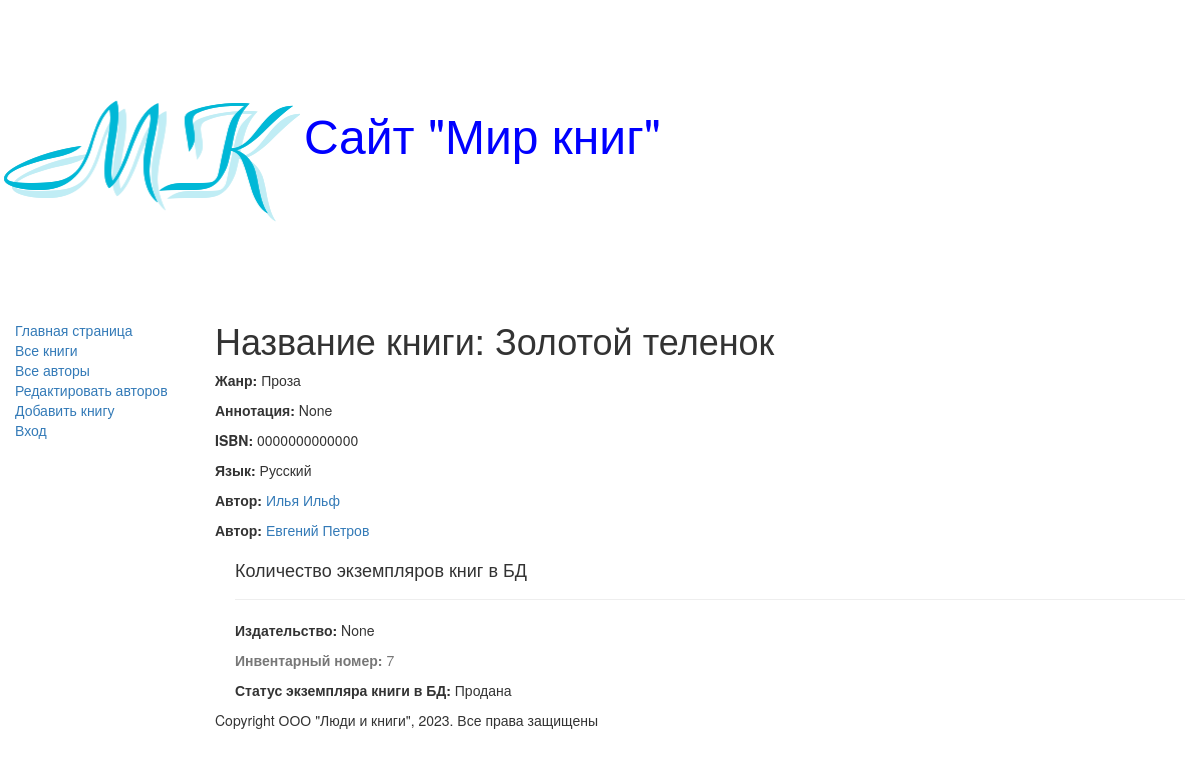
Screenshot of /book/1 with the database file from the repository.
### catalog/models.py (models this page shows, shortened)
class Book(models.Model):
    title = models.CharField(max_length=200,
                             help_text='Введите название книги',
                             verbose_name='Название книги')
    genre = models.ForeignKey('Genre', on_delete=models.CASCADE,
                              help_text='Выберите жанр книги',
                              verbose_name='Жанр книги', null=True)
    language = models.ForeignKey('Language',
                                 on_delete=models.CASCADE,
                                 help_text='Выберите язык книги',
                                 verbose_name='Язык книги', null=True)
    author = models.ManyToManyField('Author',
                                    help_text='Выберите автора книги',
                                    verbose_name='Автор книги')
    summary = models.TextField(max_length=1000,
                               help_text='Введите краткое описание книги',
                               verbose_name='Аннотация книги')
    isbn = models.CharField(max_length=13,
                            help_text='Должно содержать 13 символов',
                            verbose_name='ISBN книги')
    def display_author(self):
        return ', '.join([author.last_name for author in
                          self.author.all()])
    display_author.short_description = 'Авторы'

class Genre(models.Model):
    name = models.CharField(max_length=200,
                            help_text=' Введите жанр книги',
                            verbose_name='Жанр книги')
    def __str__(self):
        return self.name

class Language(models.Model):
    name = models.CharField(max_length=20,
                            help_text=' Введите название книги',
                            verbose_name='Язык книги')
    def __str__(self):
        return self.name

class Author(models.Model):
    first_name = models.CharField(max_length=100,
                                  help_text='Введите имя автора',
                                  verbose_name='Имя автора')
    last_name = models.CharField(max_length=100,
                                 help_text='Введите фамилию автора',
                                 verbose_name='Фамилия автора')
    date_of_birth = models.DateField(
        help_text='Введите дату рождения',
        verbose_name='Дата рождения',
        null=True, blank=True)
    date_of_death = models.DateField(
        help_text='Введите дату смерти',
        verbose_name='Дата смерти',
        null=True, blank=True)

class BookInstance(models.Model):
    book = models.ForeignKey('Book', on_delete=models.CASCADE, null=True)
    inv_nom = models.CharField(max_length=20, null=True,
                               help_text='Введите инвентарный номер экземпляра',
                               verbose_name='Инвентарный номер')
    imprint = models.CharField(max_length=200,
                               help_text='Введите издательство и год выпуска',
                               verbose_name='Издательство')
    status = models.ForeignKey('Status', on_delete=models.CASCADE,
                               null=True,
                               help_text='Изменить состояние экземпляра',
                               verbose_name='Статус экземпляра книги')
    due_back = models.DateField(null=True, blank=True,
                                help_text='Введите конец срока статуса',
                                verbose_name='Дата окончания статуса')
    borrower = models.ForeignKey(User, on_delete=models.SET_NULL,
                                    null=True, blank=True,
                                 verbose_name="Заказчик",
                                 help_text='Выберите заказчика книги')

class Status(models.Model):
    name = models.CharField(max_length=20,
                            help_text='Введите статус экземпляра книги',
                            verbose_name='Статус экземпляра книги')
    def __str__(self):
        return self.name

### catalog/views.py (the view)
# urls.py: url(r'^book/(?P<pk>\d+)$', views.BookDetailView.as_view(), name='book-detail'),
class BookDetailView(generic.DetailView):
    model = Book

### catalog/templates/catalog/book_detail.html (shortened to what this page needs)
{% extends "base_generic.html" %}
{% block content %}
  <h1>Название книги: {{ book.title }}</h1>
  <p><strong>Жанр:</strong> {{ book.genre }}</p>
  <p><strong>Аннотация:</strong> {{ book.summary }}</p>
  <p><strong>ISBN:</strong> {{ book.isbn }}</p>
  <p><strong>Язык:</strong> {{ book.language }}</p>
    {% for author in book.author.all %}
      <p><strong>Автор:</strong><a href=""> {{ author.first_name }} {{author.last_name}}</a></p>
    {% endfor %}
<div style="margin-left:20px;margin-top:20px">
  <h4>Количество экземпляров книг в БД</h4>
  {% for copy in book.bookinstance_set.all %}
    <hr>
    <p><strong>Издательство:</strong> {{copy.imprint}}</p>
    <p class="text-muted"><strong>Инвентарный номер:</strong> {{copy.id}}</p>
    <p><strong>Статус экземпляра книги в БД:</strong> {{copy.status}}</p>
  {% endfor %}
</div>
{% endblock %}

### rows the page displays
Book: title "Золотой теленок", genre "Проза", summary "None", isbn "0000000000000", language "Русский"
Author: first_name "Илья", last_name "Ильф"
Author: first_name "Евгений", last_name "Петров"
BookInstance: imprint "None", id "7", status "Продана"
